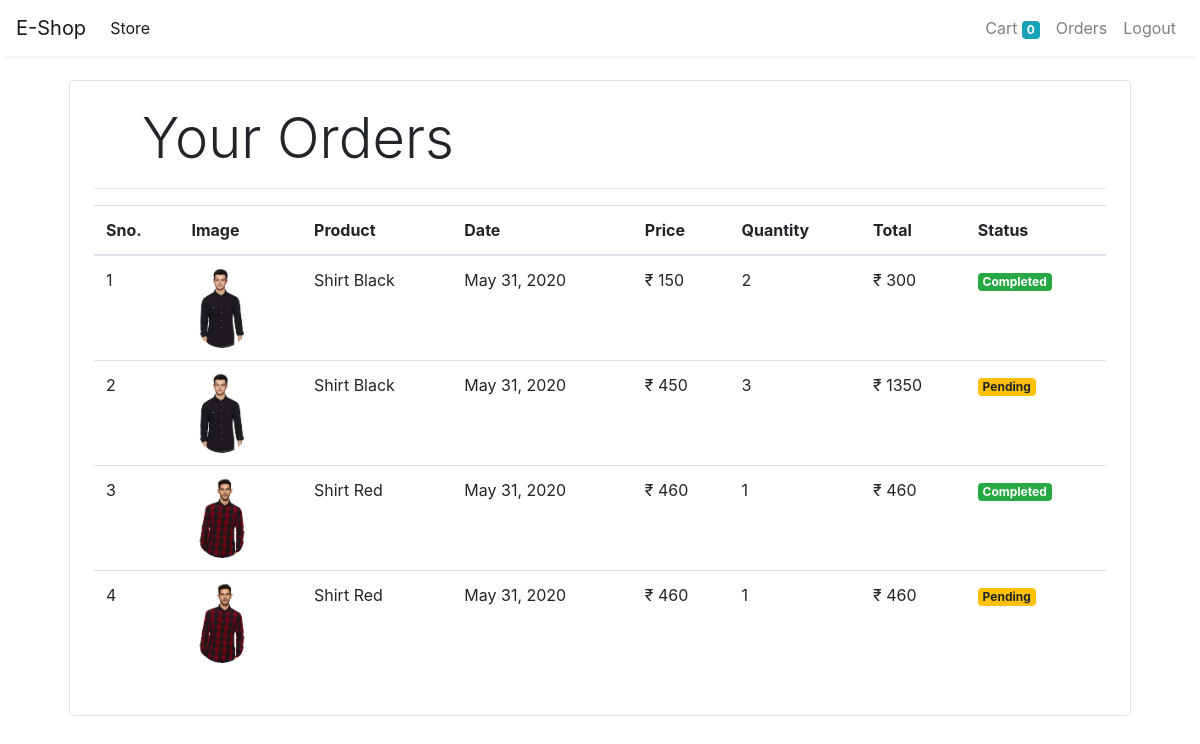
Screenshot of /orders (signed in) with the database file from the repository.
### store/models/orders.py (models this page shows, shortened)
class Order(models.Model):
    product = models.ForeignKey(Product,
                                on_delete=models.CASCADE)
    customer = models.ForeignKey(Customer,
                                 on_delete=models.CASCADE)
    quantity = models.IntegerField(default=1)
    price = models.IntegerField()
    address = models.CharField(max_length=50, default='', blank=True)
    phone = models.CharField(max_length=50, default='', blank=True)
    date = models.DateField(default=datetime.datetime.today)
    status = models.BooleanField(default=False)
    @staticmethod
    def get_orders_by_customer(customer_id):
        return Order.objects.filter(customer=customer_id).order_by('-date')

### store/models/product.py (models this page shows, shortened)
class Product(models.Model):
    name = models.CharField(max_length=50)
    price = models.IntegerField(default=0)
    category = models.ForeignKey(Category, on_delete=models.CASCADE, default=1)
    description = models.CharField(max_length=200, default='' , null=True , blank=True)
    image = models.ImageField(upload_to='uploads/products/')

### store/middlewares/auth.py (the view)
    def middleware(request):
        print(request.session.get('customer'))
        returnUrl = request.META['PATH_INFO']
        print(request.META['PATH_INFO'])
        if not request.session.get('customer'):
           return redirect(f'login?return_url={returnUrl}')
        response = get_response(request)
        return response

### store/templatetags/custom_filter.py (called while the page is built)
@register.filter(name='currency')
def currency(number):
    return "₹ "+str(number)

@register.filter(name='multiply')
def multiply(number , number1):
    return number * number1

### store/views/orders.py (called while the page is built)
    def get(self , request ):
        customer = request.session.get('customer')
        orders = Order.get_orders_by_customer(customer)
        print(orders)
        return render(request , 'orders.html'  , {'orders' : orders})

### store/templates/orders.html
{% extends 'base.html' %}
{% block content %}
{% load cart %}
{% load custom_filter %}
<div class="container">
   <div class="border rounded p-4 m-4">
        <p class="display-4 pl-4 ml-4">Your Orders</p>
        <hr>
        <table class="table">
            <thead>
                <tr>
                    <th>Sno.</th>
                    <th>Image</th>
                    <th>Product</th>
                    <th>Date</th>
                    <th>Price</th>
                    <th>Quantity</th>
                    <th>Total</th>
                    <th>Status</th>
                </tr>
            </thead>
            <tbody>
                {% for order in orders %}
                <tr>
                    <td>{{forloop.counter}}</td>
                    <td><img style="height: 80px;" class="rounded-circle" src="{{order.product.image.url}}" alt=""></td>
                    <td>{{order.product.name}}</td>
                    <td>{{order.date}}</td>
                    <td>{{order.price|currency}}</td>
                    <td>{{order.quantity}}</td>
                    <td>{{order.quantity|multiply:order.price|currency}}</td>
                    {% if order.status %}
                    <td><small class="badge badge-success">Completed</small></td>
                    {%else%}
                    <td><small class="badge badge-warning">Pending</small></td>
                    {% endif %}
                </tr>
                {% endfor %}
            </tbody>
        </table>
   </div>
</div>
{% endblock %}

### store/templates/base.html (shortened to what this page needs)
<!doctype html>
<html lang="en">
<head>
  <link rel="stylesheet" href="https://maxcdn.bootstrapcdn.com/bootstrap/4.0.0/css/bootstrap.min.css"
>
</head>
<body>
  <nav class="one-edge-shadow
  sticky-top navbar
  navbar-expand-lg
   navbar-light bg-white">
    <a class="navbar-brand" href="/">E-Shop</a>
    <div class="collapse navbar-collapse" id="navbarSupportedContent">
      <ul class="navbar-nav mr-auto">
        <li class="nav-item active">
          <a class="nav-link" href="/store">Store <span class="sr-only">(current)</span></a>
        </li>
      </ul>
      <ul class=" navbar-nav my-2 my-lg-0">
        <li class="nav-item ">
          <a class="nav-link" href="/cart">Cart
            <span class="badge badge-info">{{request.session.cart.keys|length}}</span>
            <span class="sr-only">(current)</span></a>
        </li>
        {% if request.session.customer %}
        <li class="nav-item ">
          <a class="nav-link" href="/orders">Orders<span class="sr-only">(current)</span></a>
        </li>
        <li class="nav-item ">
          <a class="nav-link" href="/logout">Logout<span class="sr-only">(current)</span></a>
        </li>
        {% endif %}
      </ul>
    </div>
  </nav>
    {% block content %}{% endblock %}
</body>
</html>

### store/templates/base.html (style rules this page uses)
nav { background-color: white; }
.one-edge-shadow { box-shadow: 0 8px 2px -5px rgb(246, 245, 245); }

### rows the page displays
Order: product.image (picture), product.name "Shirt Black", date "May 31, 2020", price "₹ 150", quantity "2", quantity|multiply "₹ 300", status "Completed"
Order: product.image (picture), product.name "Shirt Black", date "May 31, 2020", price "₹ 450", quantity "3", quantity|multiply "₹ 1350", status "Pending"
Order: product.image (picture), product.name "Shirt Red", date "May 31, 2020", price "₹ 460", quantity "1", quantity|multiply "₹ 460", status "Completed"
Order: product.image (picture), product.name "Shirt Red", date "May 31, 2020", price "₹ 460", quantity "1", quantity|multiply "₹ 460", status "Pending"

### other values shown
{{ request.session.cart.keys|length }} "0"
